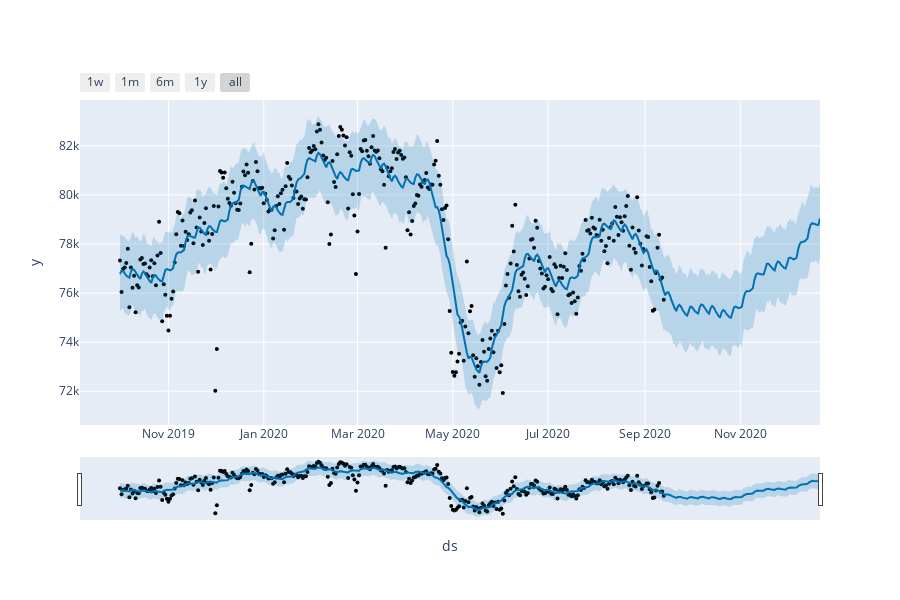

Notebook cell for this chart:
### Code cell
fig = plot_plotly(m, forecast)  # This returns a plotly Figure

py.iplot(fig)

### Figure 1 — Plotly figure (JSON) as saved in the notebook; plotly's stock layout.template omitted (floating-point values rounded to 4 significant figures; data arrays with more than 128 entries replaced by an {"elided": "..."} marker saying what was removed)
{"data": [{"name": "Actual", "y": {"elided": "348 float values"}, "mode": "markers", "marker": {"color": "black", "size": 4}, "x": {"elided": "348 str values"}, "type": "scatter"}, {"mode": "lines", "hoverinfo": "skip", "y": {"elided": "448 float values"}, "x": {"elided": "448 str values"}, "line": {"width": 0}, "type": "scatter"}, {"name": "Predicted", "mode": "lines", "y": {"elided": "448 float values"}, "x": {"elided": "448 str values"}, "line": {"color": "#0072B2", "width": 2}, "fill": "tonexty", "type": "scatter", "fillcolor": "rgba(0, 114, 178, 0.2)"}, {"mode": "lines", "hoverinfo": "skip", "y": {"elided": "448 float values"}, "x": {"elided": "448 str values"}, "line": {"width": 0}, "fill": "tonexty", "type": "scatter", "fillcolor": "rgba(0, 114, 178, 0.2)"}], "layout": {"showlegend": false, "yaxis": {"title": {"text": "y"}}, "height": 600, "width": 900, "xaxis": {"rangeselector": {"buttons": [{"count": 7, "step": "day", "stepmode": "backward", "label": "1w"}, {"count": 1, "step": "month", "stepmode": "backward", "label": "1m"}, {"count": 6, "step": "month", "stepmode": "backward", "label": "6m"}, {"count": 1, "step": "year", "stepmode": "backward", "label": "1y"}, {"step": "all"}]}, "title": {"text": "ds"}, "type": "date", "rangeslider": {"visible": true}}}}
